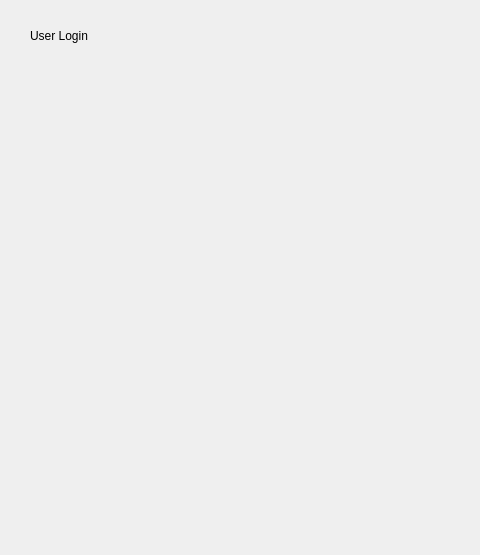
<?xml version="1.0" encoding="UTF-8"?>
<ui version="4.0">
 <class>LoginScreen</class>
 <widget class="QDialog" name="LoginScreen">
  <property name="geometry">
   <rect>
    <x>0</x>
    <y>0</y>
    <width>480</width>
    <height>555</height>
   </rect>
  </property>
  <property name="windowTitle">
   <string>Dialog</string>
  </property>
  <widget class="QLabel" name="label">
   <property name="geometry">
    <rect>
     <x>30</x>
     <y>20</y>
     <width>81</width>
     <height>31</height>
    </rect>
   </property>
   <property name="text">
    <string>User Login</string>
   </property>
  </widget>
 </widget>
 <resources/>
 <connections/>
</ui>
